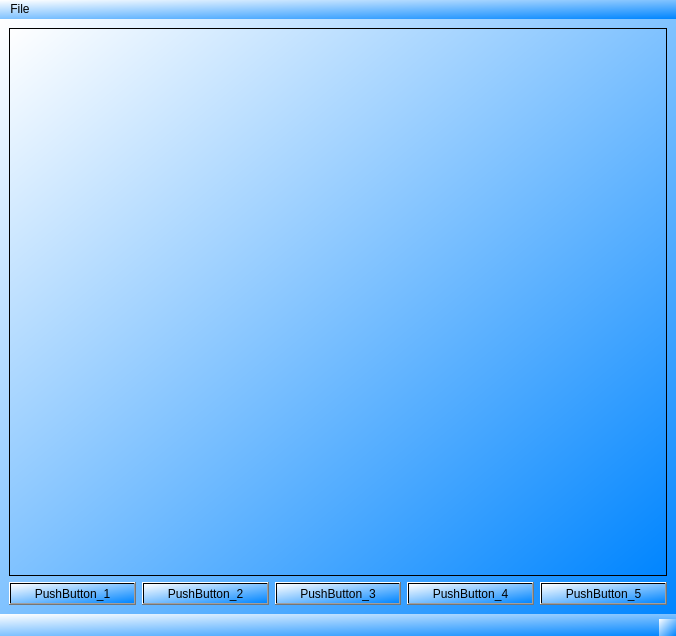
<?xml version="1.0" encoding="UTF-8"?>
<ui version="4.0">
 <class>MainWindow</class>
 <widget class="QMainWindow" name="MainWindow">
  <property name="enabled">
   <bool>true</bool>
  </property>
  <property name="geometry">
   <rect>
    <x>0</x>
    <y>0</y>
    <width>676</width>
    <height>636</height>
   </rect>
  </property>
  <property name="windowTitle">
   <string>General window</string>
  </property>
  <property name="toolTipDuration">
   <number>0</number>
  </property>
  <property name="styleSheet">
   <string notr="true">background-color: qlineargradient(spread:reflect, x1:1, y1:1, x2:0, y2:0, stop:0 rgba(0, 133, 255, 255), stop:1 rgba(255, 255, 255, 255))</string>
  </property>
  <property name="animated">
   <bool>false</bool>
  </property>
  <widget class="QWidget" name="centralwidget">
   <layout class="QVBoxLayout" name="verticalLayout_2">
    <item>
     <layout class="QVBoxLayout" name="verticalLayout">
      <item>
       <widget class="QTableView" name="tableView">
        <property name="layoutDirection">
         <enum>Qt::LeftToRight</enum>
        </property>
       </widget>
      </item>
      <item>
       <layout class="QHBoxLayout" name="horizontalLayout">
        <item>
         <widget class="QPushButton" name="pushButton_1">
          <property name="text">
           <string>PushButton_1</string>
          </property>
         </widget>
        </item>
        <item>
         <widget class="QPushButton" name="pushButton_2">
          <property name="text">
           <string>PushButton_2</string>
          </property>
         </widget>
        </item>
        <item>
         <widget class="QPushButton" name="pushButton_3">
          <property name="text">
           <string>PushButton_3</string>
          </property>
         </widget>
        </item>
        <item>
         <widget class="QPushButton" name="pushButton_4">
          <property name="sizePolicy">
           <sizepolicy hsizetype="Minimum" vsizetype="Fixed">
            <horstretch>0</horstretch>
            <verstretch>0</verstretch>
           </sizepolicy>
          </property>
          <property name="text">
           <string>PushButton_4</string>
          </property>
         </widget>
        </item>
        <item>
         <widget class="QPushButton" name="pushButton_5">
          <property name="text">
           <string>PushButton_5</string>
          </property>
         </widget>
        </item>
       </layout>
      </item>
     </layout>
    </item>
   </layout>
  </widget>
  <widget class="QMenuBar" name="menubar">
   <property name="geometry">
    <rect>
     <x>0</x>
     <y>0</y>
     <width>676</width>
     <height>24</height>
    </rect>
   </property>
   <widget class="QMenu" name="menuFile">
    <property name="title">
     <string>File</string>
    </property>
   </widget>
   <addaction name="menuFile"/>
  </widget>
  <widget class="QStatusBar" name="statusbar"/>
 </widget>
 <resources/>
 <connections/>
</ui>
